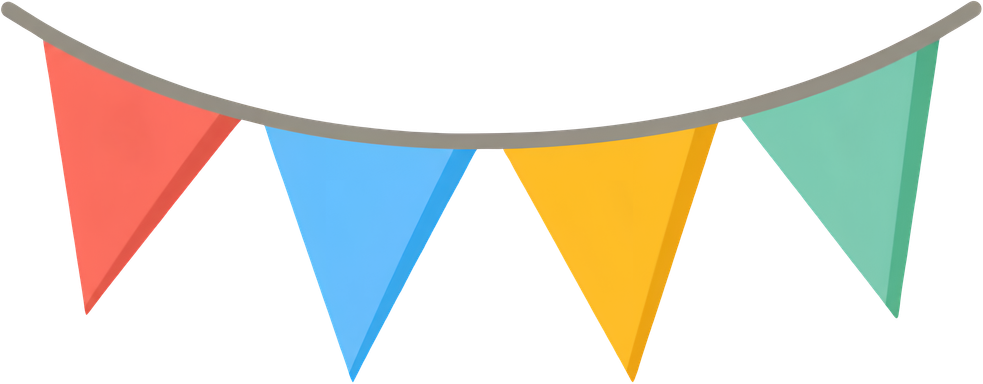
#> input picture thuyet-trinh/bai-28-lipid/nguon/img/bunting.png, 983 x 384 px, given in place of image1.jpeg, which was not available
$ python prep.py
#> lines starting #> are read from the running program, lines starting #| are printed output that depends on the picture
from PIL import Image, ImageDraw, ImageFilter
import numpy as np, sys
M='../docx_media/word/media/'
def load(n):
#> called with n = 'image1.jpeg'
    im=Image.open(M+n).convert('RGBA'); bg=Image.new('RGBA',im.size,'white'); bg.alpha_composite(im); return bg.convert('RGB')
#> in load, im is the input picture: PIL image 983x384 RGBA; mean R, G, B, A 56, 53.6, 43.9, 79.4
#> after `bg = Image.new('RGBA', im.size, 'white')`: bg: PIL image 983x384 RGBA; every value is 255
def crop(im,aspect,fx=0.5,fy=0.5):
#> called with aspect = 1.6, fx = 0.5, fy = 0.5
    w,h=im.size
#> w = 983; h = 384
    if w/h>aspect: nw=int(h*aspect); x=int((w-nw)*fx); return im.crop((x,0,x+nw,h))
#> after `nw = int(h * aspect)`: nw = 614
#> after `x = int((w - nw) * fx)`: x = 184
#> after `return im.crop((x, 0, x + nw, h))`:
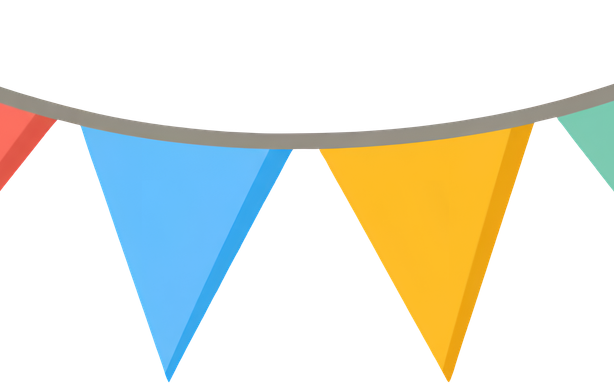
#> returned value: PIL image 614x384 RGB; mean R, G, B 231.3, 233, 222.4
    nh=int(w/aspect); y=int((h-nh)*fy); return im.crop((0,y,w,y+nh))
def rounded(im,out,W=700,r=0.05,circle=False):
#> called with out = 'f_dua.png', W = 700, r = 0.05, circle = False
    im=im.resize((W,int(W*im.size[1]/im.size[0])),Image.LANCZOS)
#> im: PIL image 700x437 RGB
    s=4; mask=Image.new('L',(im.size[0]*s,im.size[1]*s),0); d=ImageDraw.Draw(mask)
#> after `mask = Image.new('L', (im.size[0] * s, im.size[1] * s), 0)`: mask: PIL image 2800x1748 L; every value is 0
    if circle: d.ellipse((0,0,mask.size[0]-1,mask.size[1]-1),fill=255)
    else: d.rounded_rectangle((0,0,mask.size[0]-1,mask.size[1]-1),radius=int(min(im.size)*r*s),fill=255)
    mask=mask.resize(im.size,Image.LANCZOS); im=im.convert('RGBA'); im.putalpha(mask); im.save('img/'+out,optimize=True)
#> after `mask = mask.resize(im.size, Image.LANCZOS)`:
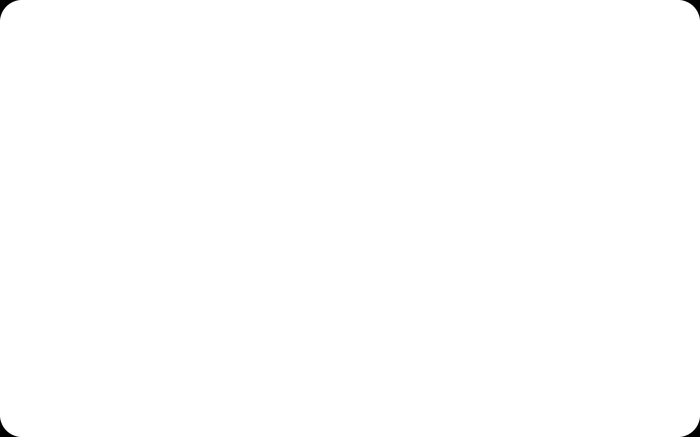
#> mask: PIL image 700x437 L; min 0, max 255, mean 254.7
for n,f,fy in [('image1.jpeg','f_dua',0.5),('image6.png','f_vung',0.5),('image8.png','f_mo',0.5),('image9.png','f_bo',0.5),('image4.jpeg','f_mix',0.5),('image5.png','f_dau',0.6)]:
    rounded(crop(load(n),1.6,0.5,fy),f+'.png')
#> pass 2 of the loop `for n,f,fy in [('image1.jpeg','f_dua',0.5),('image6.png','f_vung',0.5)..`:
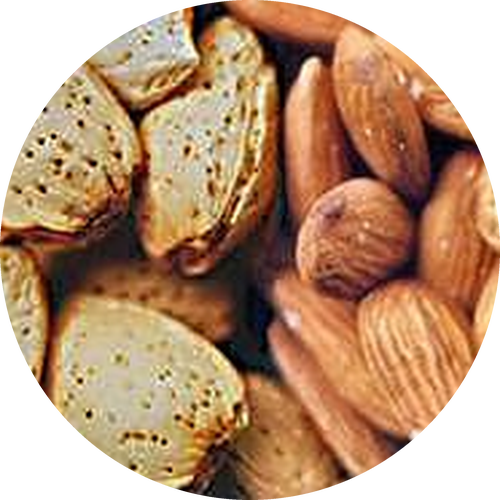
#> input picture thuyet-trinh/bai-28-lipid/nguon/img/c_almonds.png, 500 x 500 px, given in place of image6.png, which was not available
#> in load, im is the input picture: PIL image 500x500 RGBA; mean R, G, B, A 168.5, 124.3, 87.9, 200.3
#> bg: PIL image 500x500 RGBA; every value is 255
#> w = 500
#> nh = 312
#> y = 94
#> in crop (call 2), `return im.crop((0, y, w, y + nh))`:
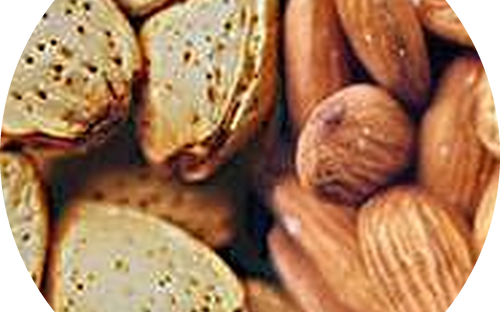
#> returned value: PIL image 500x312 RGB; mean R, G, B 171.3, 127.8, 94.5
#> in rounded (call 2), `mask = mask.resize(im.size, Image.LANCZOS)`:
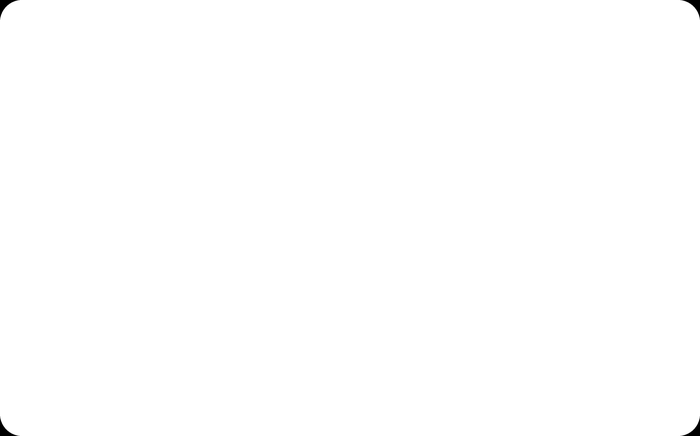
#> mask: PIL image 700x436 L; min 0, max 255, mean 254.7
#> (the run stopped early here; a loop or call above may not have finished)
